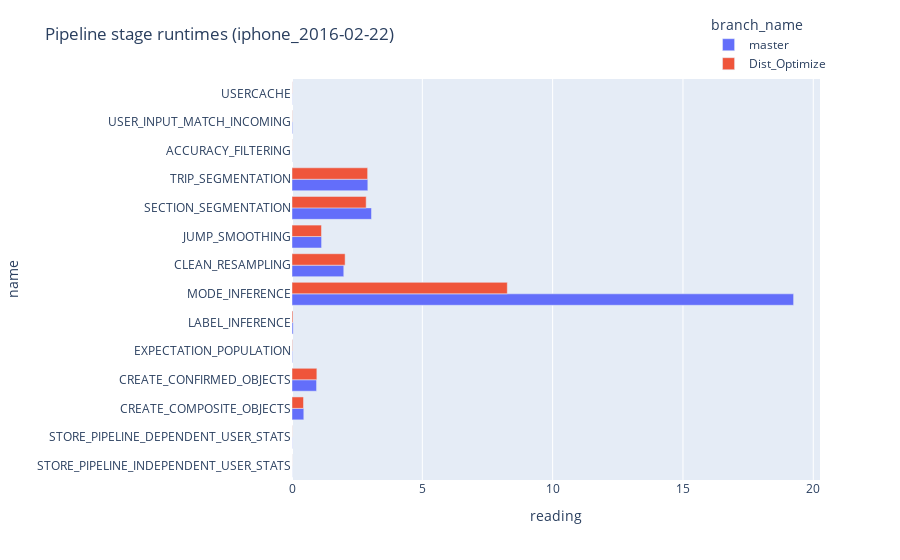

The notebook cell saved with this chart:
### Code cell
ts = esta.TimeSeries.get_aggregate_time_series()

pipeline_stats_dfs = [
    ts.get_data_df('stats/pipeline_time', time_query=stats['tq']).assign(branch_name=branch_name)
    for branch_name, stats in branches.items()
]
pipeline_stats_df = pd.concat(pipeline_stats_dfs)

pipeline_stages_df = pipeline_stats_df[
    pipeline_stats_df['name'].str.isupper() & ~pipeline_stats_df['name'].str.contains('/')
]
fig = px.bar(
    pipeline_stages_df,
    y="name",
    x="reading",
    color="branch_name",
    orientation="h",
)
fig.update_layout(
    title=f"Pipeline stage runtimes ({day})",
    barmode='group',
    yaxis=dict(dtick=1),
    legend=dict(
        yanchor="bottom",
        xanchor="right",
    )
)
fig.show()

### Figure 1 — Plotly figure (JSON) as saved in the notebook; plotly's stock layout.template omitted (floating-point values rounded to 4 significant figures)
{"data": [{"hovertemplate": "branch_name=master<br>reading=%{x}<br>name=%{y}<extra></extra>", "legendgroup": "master", "marker": {"color": "#636efa", "pattern": {"shape": ""}}, "name": "master", "orientation": "h", "showlegend": true, "textposition": "auto", "type": "bar", "x": [0.002567, 0.006558, 0.4525, 0.942, 0.01834, 0.04464, 19.24, 1.986, 1.135, 3.05, 2.91, 0.004775, 0.0218, 0.005777], "xaxis": "x", "y": ["STORE_PIPELINE_INDEPENDENT_USER_STATS", "STORE_PIPELINE_DEPENDENT_USER_STATS", "CREATE_COMPOSITE_OBJECTS", "CREATE_CONFIRMED_OBJECTS", "EXPECTATION_POPULATION", "LABEL_INFERENCE", "MODE_INFERENCE", "CLEAN_RESAMPLING", "JUMP_SMOOTHING", "SECTION_SEGMENTATION", "TRIP_SEGMENTATION", "ACCURACY_FILTERING", "USER_INPUT_MATCH_INCOMING", "USERCACHE"], "yaxis": "y"}, {"hovertemplate": "branch_name=Dist_Optimize<br>reading=%{x}<br>name=%{y}<extra></extra>", "legendgroup": "Dist_Optimize", "marker": {"color": "#EF553B", "pattern": {"shape": ""}}, "name": "Dist_Optimize", "orientation": "h", "showlegend": true, "textposition": "auto", "type": "bar", "x": [0.002386, 0.005519, 0.4409, 0.9537, 0.01632, 0.03638, 8.26, 2.038, 1.131, 2.846, 2.902, 0.004868, 0.008557, 0.006289], "xaxis": "x", "y": ["STORE_PIPELINE_INDEPENDENT_USER_STATS", "STORE_PIPELINE_DEPENDENT_USER_STATS", "CREATE_COMPOSITE_OBJECTS", "CREATE_CONFIRMED_OBJECTS", "EXPECTATION_POPULATION", "LABEL_INFERENCE", "MODE_INFERENCE", "CLEAN_RESAMPLING", "JUMP_SMOOTHING", "SECTION_SEGMENTATION", "TRIP_SEGMENTATION", "ACCURACY_FILTERING", "USER_INPUT_MATCH_INCOMING", "USERCACHE"], "yaxis": "y"}], "layout": {"barmode": "group", "legend": {"title": {"text": "branch_name"}, "tracegroupgap": 0, "xanchor": "right", "yanchor": "bottom"}, "margin": {"t": 60}, "title": {"text": "Pipeline stage runtimes (iphone_2016-02-22)"}, "xaxis": {"anchor": "y", "domain": [0, 1], "title": {"text": "reading"}}, "yaxis": {"anchor": "x", "domain": [0, 1], "dtick": 1, "title": {"text": "name"}}}}
